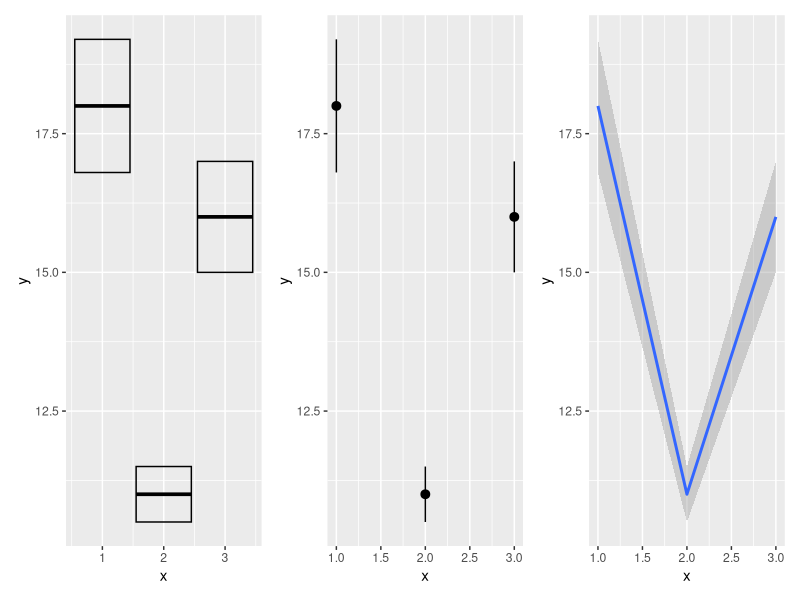
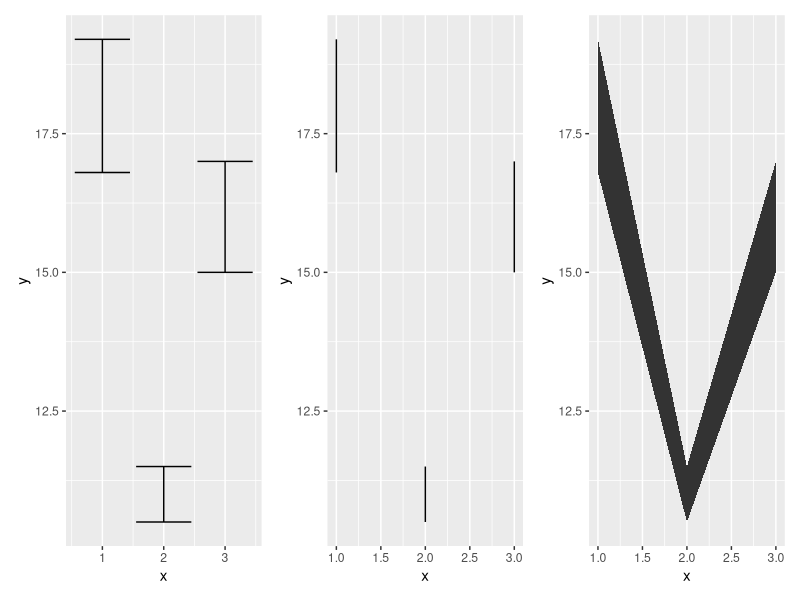
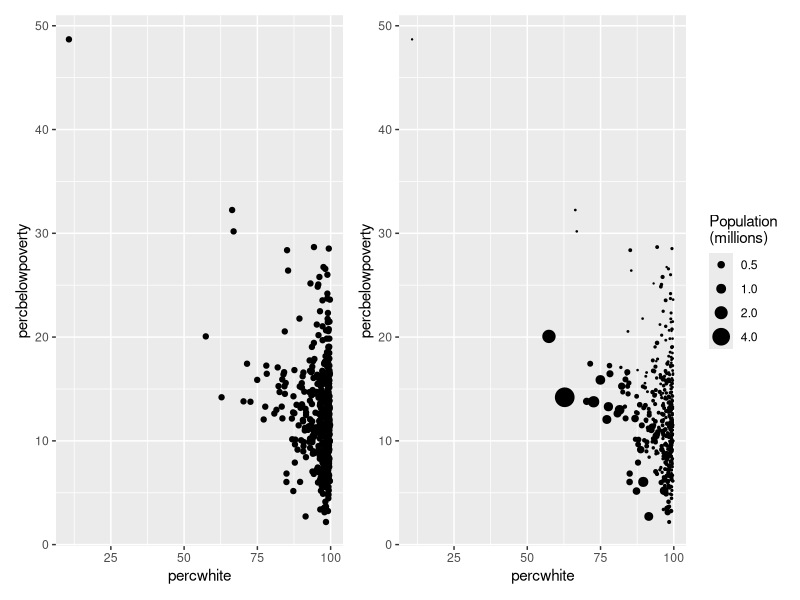
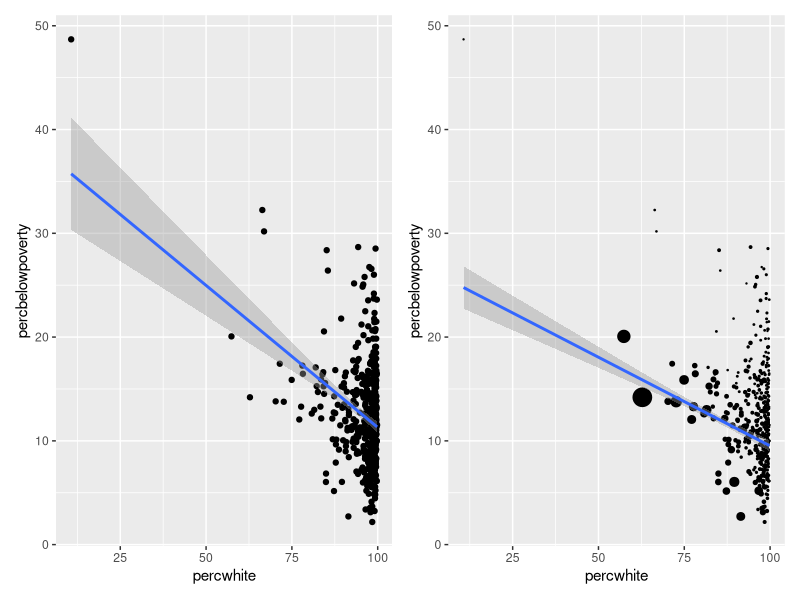
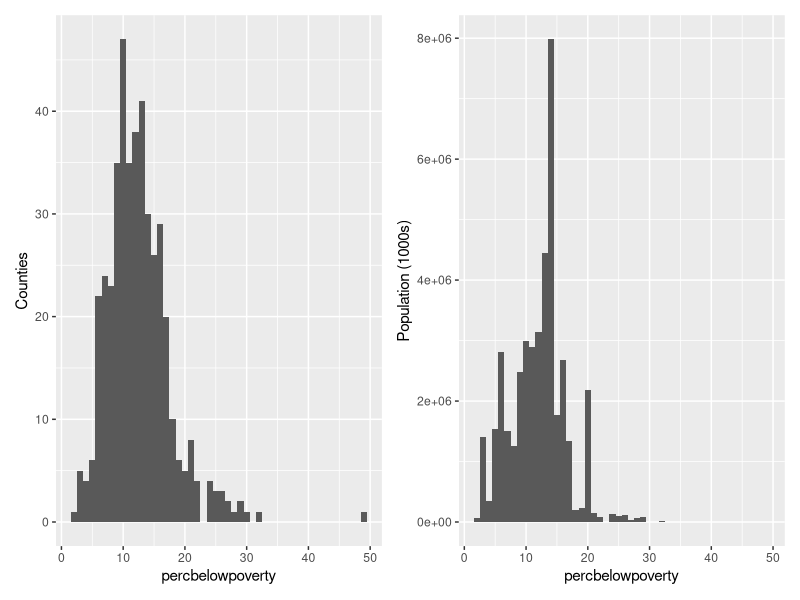
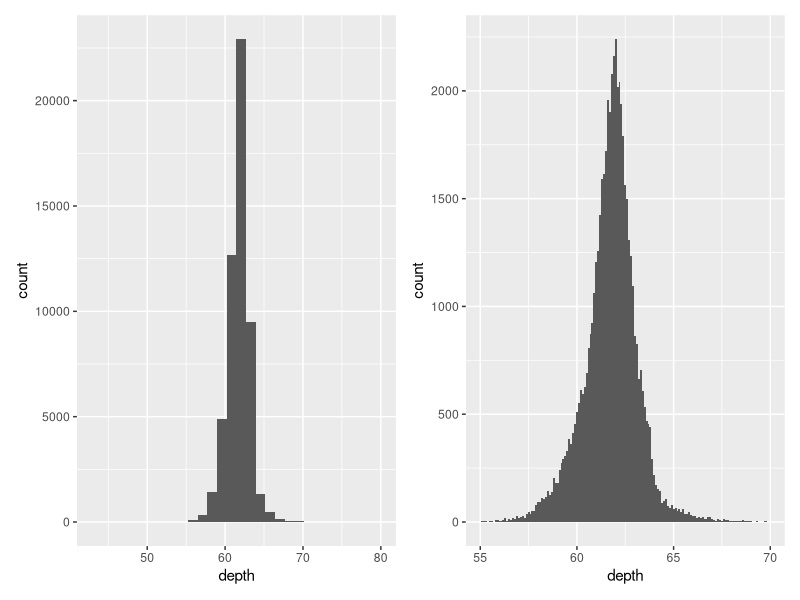
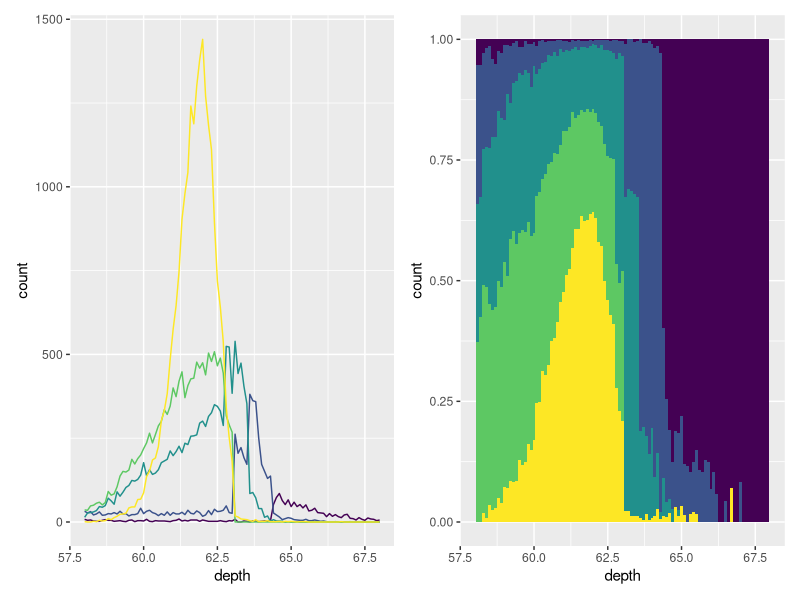
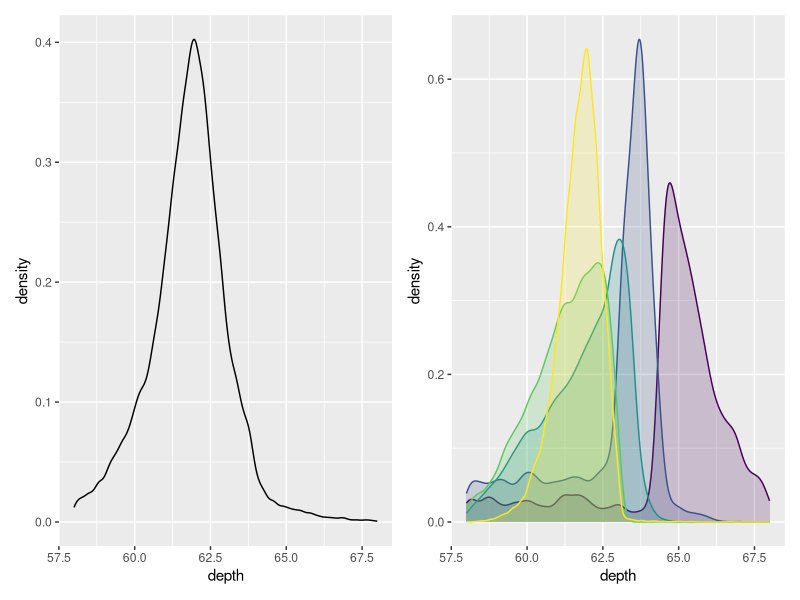

These charts were generated, in order, by the following R code:
## ---- chunk 1
library(ggplot2)
library(patchwork)

y  <- c(18, 11, 16)
df <- data.frame(x = 1:3, y = y, se = c(1.2, 0.5, 1.0))

base <- ggplot(df, aes(x, y, ymin = y - se, ymax = y + se))
## ---- chunk 2
p1 <- base + geom_crossbar()
p2 <- base + geom_pointrange()
p3 <- base + geom_smooth(stat = "identity")
p1 | p2 | p3
## ---- chunk 3
p4 <- base + geom_errorbar()
p5 <- base + geom_linerange()
p6 <- base + geom_ribbon()
p4 | p5 | p6
## ---- chunk 4
p1 <- ggplot(midwest, aes(percwhite, percbelowpoverty)) +
  geom_point()

p2 <- ggplot(midwest, aes(percwhite, percbelowpoverty)) +
  geom_point(aes(size = poptotal / 1e6)) +
  scale_size_area("Population\n(millions)", breaks = c(0.5, 1, 2, 4))

p1 | p2
## ---- chunk 5
p1 <- ggplot(midwest, aes(percwhite, percbelowpoverty)) +
  geom_point() +
  geom_smooth(method = lm, linewidth = 1)

p2 <- ggplot(midwest, aes(percwhite, percbelowpoverty)) +
  geom_point(aes(size = poptotal / 1e6)) +
  geom_smooth(aes(weight = poptotal), method = lm, linewidth = 1) +
  scale_size_area(guide = "none")

p1 | p2
## ---- chunk 6
p1 <- ggplot(midwest, aes(percbelowpoverty)) +
  geom_histogram(binwidth = 1) +
  ylab("Counties")

p2 <- ggplot(midwest, aes(percbelowpoverty)) +
  geom_histogram(aes(weight = poptotal), binwidth = 1) +
  ylab("Population (1000s)")

p1 | p2
## ---- chunk 7
head(diamonds)
## ---- chunk 8
p1 <- ggplot(diamonds, aes(depth)) +
  geom_histogram()

p2 <- ggplot(diamonds, aes(depth)) +
  geom_histogram(binwidth = 0.1) +
  xlim(55, 70)

p1 | p2
## ---- chunk 9
p1 <- ggplot(diamonds, aes(depth)) +
  geom_freqpoly(aes(colour = cut), binwidth = 0.1, na.rm = TRUE) +
  xlim(58, 68) +
  theme(legend.position = "none")

p2 <- ggplot(diamonds, aes(depth)) +
  geom_histogram(aes(fill = cut), binwidth = 0.1, position = "fill",
                 na.rm = TRUE) +
  xlim(58, 68) +
  theme(legend.position = "none")

p1 | p2
## ---- chunk 10
p1 <- ggplot(diamonds, aes(depth)) +
  geom_density(na.rm = TRUE) +
  xlim(58, 68)

p2 <- ggplot(diamonds, aes(depth, fill = cut, colour = cut)) +
  geom_density(alpha = 0.2, na.rm = TRUE) +
  xlim(58, 68) +
  theme(legend.position = "none")

p1 | p2
## ---- chunk 11
p1 <- ggplot(diamonds, aes(clarity, depth)) +
  geom_boxplot()

p2 <- ggplot(diamonds, aes(carat, depth)) +
  geom_boxplot(aes(group = cut_width(carat, 0.1))) +
  xlim(NA, 2.05)

p1 | p2
## ---- chunk 12
p1 <- ggplot(diamonds, aes(clarity, depth)) +
  geom_violin()

p2 <- ggplot(diamonds, aes(carat, depth)) +
  geom_violin(aes(group = cut_width(carat, 0.1))) +
  xlim(NA, 2.05)

p1 | p2
## ---- chunk 13
set.seed(42)
df <- data.frame(x = rnorm(2000), y = rnorm(2000))
norm <- ggplot(df, aes(x, y)) + xlab(NULL) + ylab(NULL)

p1 <- norm + geom_point()
p2 <- norm + geom_point(shape = 1)    # Hollow circles
p3 <- norm + geom_point(shape = ".")  # Pixel-sized points
p1 | p2 | p3
## ---- chunk 14
p1 <- norm + geom_point(alpha = 1 / 3)
p2 <- norm + geom_point(alpha = 1 / 5)
p3 <- norm + geom_point(alpha = 1 / 10)
p1 | p2 | p3
## ---- chunk 15
p1 <- norm + geom_bin2d()
p2 <- norm + geom_bin2d(bins = 10)
p1 | p2
## ---- chunk 16
p1 <- norm + geom_hex()
p2 <- norm + geom_hex(bins = 10)
p1 | p2
## ---- chunk 17
p1 <- ggplot(diamonds, aes(color)) +
  geom_bar()

p2 <- ggplot(diamonds, aes(color, price)) +
  geom_bar(stat = "summary_bin", fun = mean)

p1 | p2
## ---- chunk 18
p1 <- ggplot(diamonds, aes(table, depth)) +
  geom_bin2d(binwidth = 1, na.rm = TRUE) +
  xlim(50, 70) + ylim(50, 70)

p2 <- ggplot(diamonds, aes(table, depth, z = price)) +
  geom_raster(binwidth = 1, stat = "summary_2d", fun = mean,
              na.rm = TRUE) +
  xlim(50, 70) + ylim(50, 70)

p1 | p2
## ---- chunk 19
ggplot(faithfuld, aes(eruptions, waiting)) +
  geom_contour(aes(z = density, colour = after_stat(level)))
## ---- chunk 20
ggplot(faithfuld, aes(eruptions, waiting)) +
  geom_raster(aes(fill = density))
## ---- chunk 21
small <- faithfuld[seq(1, nrow(faithfuld), by = 10), ]
ggplot(small, aes(eruptions, waiting)) +
  geom_point(aes(size = density), alpha = 1/3) +
  scale_size_area()
